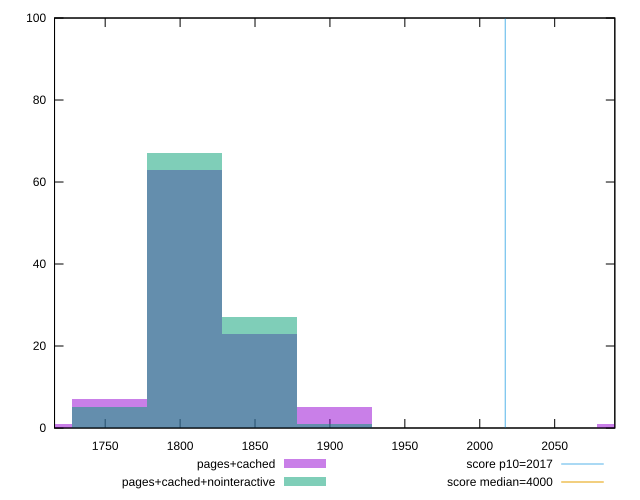

This figure's gnuplot source:
reset

$pagesCached <<EOF
1702.557215289217 1
2103.1589130043267 1
1802.7076397179944 63
1852.7828519323832 23
1902.858064146772 5
1752.6324275036056 7
EOF

$pagesCachedNointeractive <<EOF
1852.7828519323832 27
1802.7076397179944 67
1902.858064146772 1
1752.6324275036056 5
EOF

set key outside below
set boxwidth 50.075212214388735
set xrange [1716.1960000000008:2090.1399999999826]
set yrange [0:100]
set style fill transparent solid 0.5 noborder

set parametric
set terminal svg size 640, 500 enhanced background rgb 'white'
set output "report_00007_2020-12-11T15:55:29.892Z/mainthread-work-breakdown/comparison/histogram/2_vs_3.svg"

plot $pagesCached title "pages+cached" with boxes, \
     $pagesCachedNointeractive title "pages+cached+nointeractive" with boxes, \
     2017,t title "score p10=2017", \
     4000,t title "score median=4000"

reset
